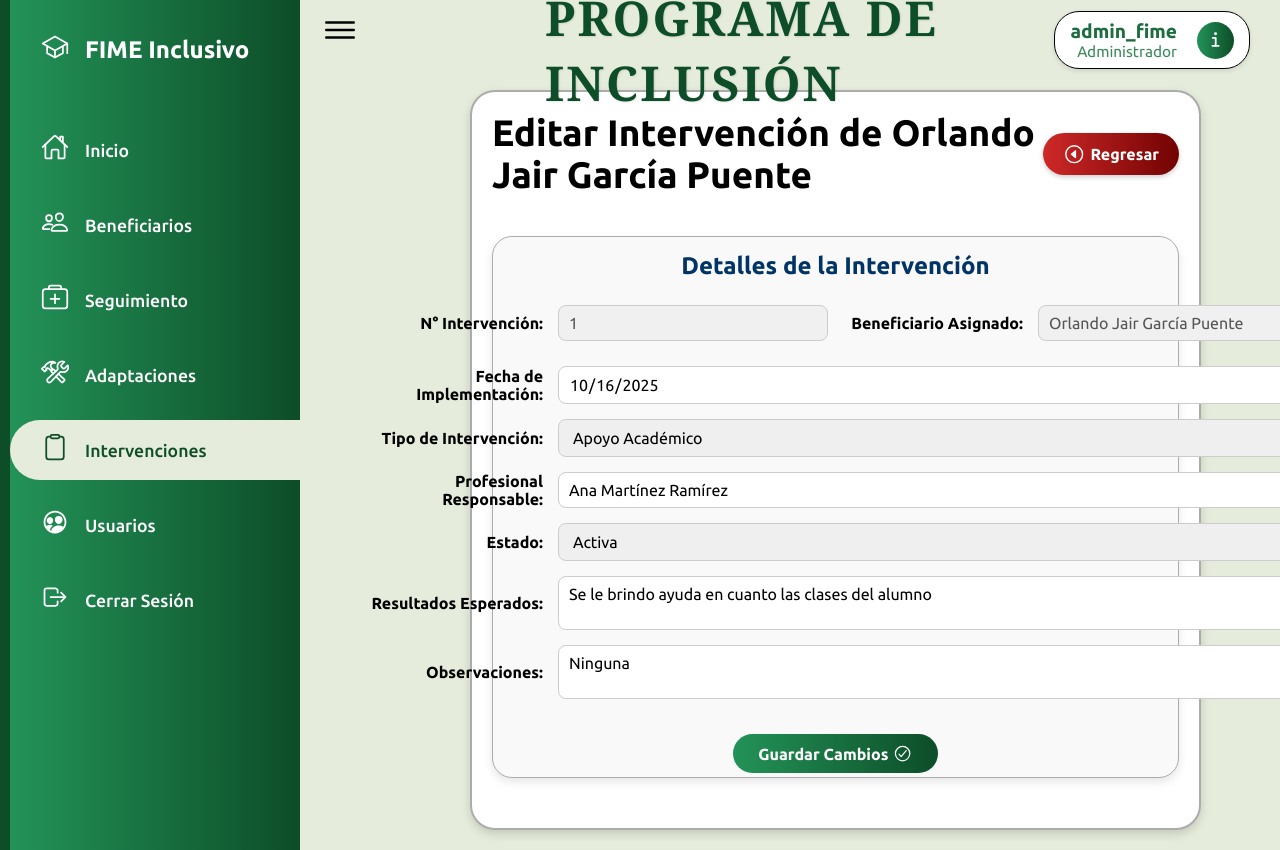
The app's page /modules/intervenciones/editar_intervenciones.php?id=1 (signed in) with its own data.
### tables this page shows
CREATE TABLE `intervenciones` (
  `id_intervencion` int(11) NOT NULL,
  `beneficiario_id` int(11) NOT NULL,
  `numero_intervencion` int(10) UNSIGNED NOT NULL,
  `profesional_id` int(11) DEFAULT NULL,
  `fecha_implementacion` date NOT NULL,
  `estado` enum('Activa','En pausa','Finalizada') DEFAULT 'Activa',
  `tipo_intervencion` enum('Apoyo Académico','Orientación Psicológica','Terapia del Lenguaje','Apoyo Tecnológico','Mentoría','Otro') NOT NULL,
  `resultados_esperados` text DEFAULT NULL,
  `observaciones` text DEFAULT NULL
);

### modules/intervenciones/editar_intervenciones.php (the view, shortened to what this page needs)
<?php
$user = $_SESSION['usuarioingresando'];
include '../../config/db.php';
$id_intervencion = intval($_GET['id']);
$query = "SELECT a.*,
CONCAT(b.nombre, ' ', b.apellido_paterno, ' ', IFNULL(b.apellido_materno, '')) AS beneficiario_nombre
FROM intervenciones a
INNER JOIN beneficiarios b ON b.id_beneficiario = a.beneficiario_id
WHERE a.id_intervencion = ?";
$stmt = mysqli_prepare($conex, $query);
mysqli_stmt_bind_param($stmt, "i", $id_intervencion);
mysqli_stmt_execute($stmt);
$result = mysqli_stmt_get_result($stmt);
$intervencion = mysqli_fetch_assoc($result);
$beneficiario_id = $intervencion['beneficiario_id'];
$beneficiario_nombre = $intervencion['beneficiario_nombre'];
$profesionales = [];
$query = "SELECT id_profesional, nombre, apellido_paterno, apellido_materno
        FROM profesionales WHERE estado = 'Activo'";
$result = mysqli_query($conex, $query);
while ($row = mysqli_fetch_assoc($result)) {
    $nombre_completo = trim($row['nombre'] . ' ' . $row['apellido_paterno'] . ' ' . $row['apellido_materno']);
    $profesionales[] = [
        'id' => $row['id_profesional'],
        'nombre' => $nombre_completo
    ];
}
?>
<!DOCTYPE html>
<html lang="es">
<head>
    <link rel="stylesheet" href="../../assets/css/sidebar.css">
    <link rel="stylesheet" href="https://cdnjs.cloudflare.com/ajax/libs/font-awesome/5.15.4/css/all.min.css">
</head>
<body>
    <?php
    $currentPage = basename($_SERVER['PHP_SELF']);
    ?>
    <div class="container">
        <div class="navigation">
            <ul>
                <li>
                    <a href="#">
                        <span class="icon">
                            <ion-icon name="school-outline"></ion-icon>
                        </span>
                        <span class="title">FIME Inclusivo</span>
                    </a>
                </li>
                <li class="<?php echo ($currentPage == 'dashboard.php') ? 'active' : ''; ?>">
                    <a href="../../modules/auth/dashboard.php" data-tooltip="Inicio">
                        <span class="icon"><ion-icon name="home-outline"></ion-icon></span>
                        <span class="title">Inicio</span>
                    </a>
                </li>
                <?php
                $beneficiariosPages = ['index_beneficiarios.php', 'crear_beneficiarios.php', 'editar_beneficiarios.php', 'ver_beneficiarios.php'];
                ?>
                <li class="<?php echo in_array($currentPage, $beneficiariosPages) ? 'active' : ''; ?>">
                    <a href="../../modules/beneficiarios/index_beneficiarios.php" data-tooltip="Beneficiarios">
                        <span class="icon"><ion-icon name="people-outline"></ion-icon></span>
                        <span class="title">Beneficiarios</span>
                    </a>
                </li>
                <?php
                $diagnosticosPages = ['index_diagnosticos.php', 'crear_diagnosticos.php', 'editar_diagnosticos.php', 'historico_diagnosticos.php', 'ver_diagnosticos.php'];
                ?>
                <li class="<?php echo in_array($currentPage, $diagnosticosPages) ? 'active' : ''; ?>">
                    <a href="../../modules/diagnosticos/index_diagnosticos.php" data-tooltip="Diagnósticos">
                        <span class="icon"><ion-icon name="medkit-outline"></ion-icon></span>
                        <span class="title">Seguimiento</span>
                    </a>
                </li>
                <?php
                $adaptacionesPages = ['index_adaptaciones.php', 'crear_adaptaciones.php', 'editar_adaptaciones.php', 'historico_adaptaciones.php', 'ver_adaptaciones.php'];
                ?>
                <li class="<?php echo in_array($currentPage, $adaptacionesPages) ? 'active' : ''; ?>">
                    <a href="../../modules/adaptaciones/index_adaptaciones.php" data-tooltip="Adaptaciones">
                        <span class="icon"><ion-icon name="construct-outline"></ion-icon></span>
                        <span class="title">Adaptaciones</span>
                    </a>
                </li>
                <?php
                $intervencionesPages = ['index_intervenciones.php', 'crear_intervenciones.php', 'editar_intervenciones.php', 'historico_intervenciones.php', 'ver_intervenciones.php'];
                ?>
                <li class="<?php echo in_array($currentPage, $intervencionesPages) ? 'active' : ''; ?>">
                    <a href="../../modules/intervenciones/index_intervenciones.php" data-tooltip="Intervenciones">
                        <span class="icon"><ion-icon name="clipboard-outline"></ion-icon></span>
                        <span class="title">Intervenciones</span>
                    </a>
                </li>
                <?php
                if (isset($_SESSION['rol']) && $_SESSION['rol'] === 'Administrador') {
                    $usuariosPages = ['index_usuarios.php', 'crear_usuarios.php', 'editar_usuarios.php', 'ver_usuarios.php'];
                ?>
                    <li class="<?php echo in_array($currentPage, $usuariosPages) ? 'active' : ''; ?>">
                        <a href="../../modules/usuarios/index_usuarios.php" data-tooltip="Usuarios">
                            <span class="icon"><ion-icon name="people-circle-outline"></ion-icon></span>
                            <span class="title">Usuarios</span>
                        </a>
                    </li>
                <?php
                }
                ?>
                <li>
                    <a href="#" onclick="showLogoutModal()" data-tooltip="Cerrar Sesión">
                        <span class="icon">
                            <ion-icon name="log-out-outline"></ion-icon>
                        </span>
                        <span class="title">Cerrar Sesión</span>
                    </a>
                </li>
            </ul>
        </div>
    </div>
        <div class="main">
            <div class="topbar">
                <div class="toggle"><ion-icon name="menu-outline"></ion-icon></div>
                <h2 class="page-title">PROGRAMA DE INCLUSIÓN</h2>
                <div class="user-box">
                    <div class="user-info">
                        <div class="user-name"><?php echo htmlspecialchars($user); ?></div>
                        <div class="user-role"><?php echo htmlspecialchars($_SESSION['rol']); ?></div>
                    </div>
                    <button class="info-btn" onclick="mostrarInfo()">
                        <ion-icon name="information-outline"></ion-icon>
                    </button>
                </div>
            </div>
            <div class="diagnosticos-container" style="min-height: 85vh;">
                <div class="header-section">
                    <h2 class="section-title">Editar Intervención de <?php echo htmlspecialchars($beneficiario_nombre); ?></h2>
                    <a href="historico_intervenciones.php?id=<?php echo $beneficiario_id; ?>" class="btn-regresar">
                        <ion-icon name="caret-back-circle-outline"></ion-icon> Regresar
                    </a>
                </div>
                <div class="form-pagination-container">
                    <form id="editIntervencionForm" action="actualizar_intervencion.php" method="POST">
                        <div class="form-page is-active" data-page="1">
                            <h3>Detalles de la Intervención</h3>
                            <div class="readonly-fields-group" style="display: flex; gap: 15px; margin-bottom: 10px;">
                                <label style="flex:1;"><span>N° Intervención:</span>
                                    <input type="text" value="<?php echo htmlspecialchars($intervencion['numero_intervencion']); ?>" readonly name="numero_intervencion" tyle="background-color:#f0f0f0; font-weight: 700;">
                                </label>
                                <label style="flex:2;"><span>Beneficiario Asignado:</span>
                                    <input type="text" value="<?php echo htmlspecialchars($beneficiario_nombre); ?>" readonly style="background-color:#f0f0f0;">
                                </label>
                            </div>
                            <label><span>Fecha de Implementación:</span>
                                <input type="date" name="fecha_implementacion" required value="<?php echo htmlspecialchars($intervencion['fecha_implementacion']); ?>">
                            </label>
                            <label><span>Tipo de Intervención:</span>
                                <select name="tipo_intervencion" required>
                                    <?php
                                    $tipos = ['Apoyo Académico', 'Orientación Psicológica', 'Terapia del Lenguaje', 'Apoyo Tecnológico', 'Mentoría', 'Otro'];
                                    foreach ($tipos as $tipo) {
                                        $sel = ($intervencion['tipo_intervencion'] == $tipo) ? "selected" : "";
                                        echo "<option value='$tipo' $sel>$tipo</option>";
                                    }
                                    ?>
                                </select>
                            </label>
                            <label><span>Profesional Responsable:</span>
                                <input type="text"
                                    name="profesional_asignado_nombre"
                                    list="profesionales-list"
                                    id="profesionalAsignadoNombre"
                                    value="<?php
                                            foreach ($profesionales as $p) {
                                                if ($p['id'] == $intervencion['profesional_id']) {
                                                    echo htmlspecialchars($p['nombre']);
                                                    break;
                                                }
                                            }
                                            ?>"
                                    required>
                            </label>
                            <label><span>Estado:</span>
                                <select name="estado" required>
                                    <?php
                                    $estados = ["Activa", "En pausa", "Finalizada"];
                                    foreach ($estados as $est) {
                                        $sel = ($intervencion['estado'] == $est) ? "selected" : "";
                                        echo "<option value='$est' $sel>$est</option>";
                                    }
                                    ?>
                                </select>
                            </label>
                            <label><span>Resultados Esperados:</span>
                                <textarea name="resultados_esperados" required><?php echo htmlspecialchars($intervencion['resultados_esperados']); ?></textarea>
                            </label>
                            <label><span>Observaciones:</span>
                                <textarea name="observaciones"><?php echo htmlspecialchars($intervencion['observaciones']); ?></textarea>
                            </label>
                        </div>
                    </form>
                    <div class="pagination-buttons">
                        <button type="button" class="btn-pagination btn-next" id="updateIntervencionBtn" style="margin-top: 20px;">
                            Guardar Cambios <ion-icon name="checkmark-circle-outline"></ion-icon>
                        </button>
                    </div>
                </div>
            </div>
        </div>
</body>
</html>

### modules/intervenciones/editar_intervenciones.php (style rules this page uses)
.btn-regresar { background: linear-gradient(90deg, #ce2828, #720202) !important; border: none; color: white !important; font-weight: 600; cursor: pointer; text-decoration: none !important; display: flex !important; align-items: center; justify-content: center; gap: 5px; padding: 10px 20px; border-radius: 50px; box-shadow: 0 2px 5px rgba(0, 0, 0, 0.2); transition: all 0.3s; }
.btn-regresar ion-icon { color: white !important; font-size: 1.4em; }

### records on screen
intervenciones: numero_intervencion "1", fecha_implementacion "10/16/2025", resultados_esperados "Se le brindo ayuda en cuanto las clases del alumno", observaciones "Ninguna"

### other values on screen
$user "admin_fime"
$_SESSION['rol'] "Administrador"
$beneficiario_nombre "Orlando Jair García Puente"
form field tipo_intervencion "Apoyo Académico"
form field estado "Activa"
